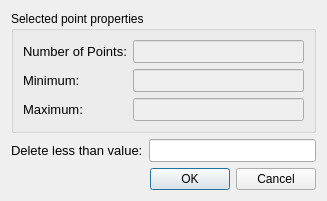
<?xml version="1.0" encoding="UTF-8"?>
<ui version="4.0">
 <class>GeoDataPointMapDelPtsLessThanDialog</class>
 <widget class="QDialog" name="GeoDataPointMapDelPtsLessThanDialog">
  <property name="geometry">
   <rect>
    <x>0</x>
    <y>0</y>
    <width>327</width>
    <height>185</height>
   </rect>
  </property>
  <property name="windowTitle">
   <string>Delete Points</string>
  </property>
  <layout class="QVBoxLayout" name="verticalLayout">
   <item>
    <widget class="QGroupBox" name="groupBox">
     <property name="title">
      <string>Selected point properties</string>
     </property>
     <layout class="QGridLayout" name="gridLayout">
      <item row="0" column="0">
       <widget class="QLabel" name="numPointsLabel">
        <property name="font">
         <font>
          <pointsize>10</pointsize>
         </font>
        </property>
        <property name="text">
         <string>Number of Points:</string>
        </property>
        <property name="buddy">
         <cstring>numPoints</cstring>
        </property>
       </widget>
      </item>
      <item row="0" column="1">
       <widget class="QLineEdit" name="numPoints">
        <property name="enabled">
         <bool>false</bool>
        </property>
        <property name="font">
         <font>
          <pointsize>10</pointsize>
         </font>
        </property>
       </widget>
      </item>
      <item row="1" column="0">
       <widget class="QLabel" name="minPointLabel">
        <property name="font">
         <font>
          <pointsize>10</pointsize>
         </font>
        </property>
        <property name="text">
         <string>Minimum:</string>
        </property>
        <property name="buddy">
         <cstring>minPointValue</cstring>
        </property>
       </widget>
      </item>
      <item row="1" column="1">
       <widget class="RealNumberEditWidget" name="minPointValue">
        <property name="enabled">
         <bool>false</bool>
        </property>
        <property name="font">
         <font>
          <pointsize>10</pointsize>
         </font>
        </property>
       </widget>
      </item>
      <item row="2" column="0">
       <widget class="QLabel" name="maxPointLabel">
        <property name="font">
         <font>
          <pointsize>10</pointsize>
         </font>
        </property>
        <property name="text">
         <string>Maximum:</string>
        </property>
        <property name="buddy">
         <cstring>maxPointValue</cstring>
        </property>
       </widget>
      </item>
      <item row="2" column="1">
       <widget class="RealNumberEditWidget" name="maxPointValue">
        <property name="enabled">
         <bool>false</bool>
        </property>
        <property name="font">
         <font>
          <pointsize>10</pointsize>
         </font>
        </property>
       </widget>
      </item>
     </layout>
    </widget>
   </item>
   <item>
    <layout class="QHBoxLayout" name="horizontalLayout">
     <item>
      <widget class="QLabel" name="deleteLessThanLabel">
       <property name="font">
        <font>
         <pointsize>10</pointsize>
        </font>
       </property>
       <property name="text">
        <string>Delete less than value:</string>
       </property>
       <property name="buddy">
        <cstring>deleteLessThanValue</cstring>
       </property>
      </widget>
     </item>
     <item>
      <widget class="RealNumberEditWidget" name="deleteLessThanValue">
       <property name="font">
        <font>
         <pointsize>10</pointsize>
        </font>
       </property>
      </widget>
     </item>
    </layout>
   </item>
   <item>
    <spacer name="verticalSpacer">
     <property name="orientation">
      <enum>Qt::Vertical</enum>
     </property>
     <property name="sizeHint" stdset="0">
      <size>
       <width>20</width>
       <height>0</height>
      </size>
     </property>
    </spacer>
   </item>
   <item>
    <widget class="QDialogButtonBox" name="buttonBox">
     <property name="orientation">
      <enum>Qt::Horizontal</enum>
     </property>
     <property name="standardButtons">
      <set>QDialogButtonBox::Cancel|QDialogButtonBox::Ok</set>
     </property>
    </widget>
   </item>
  </layout>
 </widget>
 <customwidgets>
  <customwidget>
   <class>RealNumberEditWidget</class>
   <extends>QLineEdit</extends>
   <header>guibase/realnumbereditwidget.h</header>
  </customwidget>
 </customwidgets>
 <resources/>
 <connections>
  <connection>
   <sender>buttonBox</sender>
   <signal>accepted()</signal>
   <receiver>GeoDataPointMapDelPtsLessThanDialog</receiver>
   <slot>accept()</slot>
   <hints>
    <hint type="sourcelabel">
     <x>248</x>
     <y>254</y>
    </hint>
    <hint type="destinationlabel">
     <x>157</x>
     <y>274</y>
    </hint>
   </hints>
  </connection>
  <connection>
   <sender>buttonBox</sender>
   <signal>rejected()</signal>
   <receiver>GeoDataPointMapDelPtsLessThanDialog</receiver>
   <slot>reject()</slot>
   <hints>
    <hint type="sourcelabel">
     <x>316</x>
     <y>260</y>
    </hint>
    <hint type="destinationlabel">
     <x>286</x>
     <y>274</y>
    </hint>
   </hints>
  </connection>
 </connections>
</ui>
